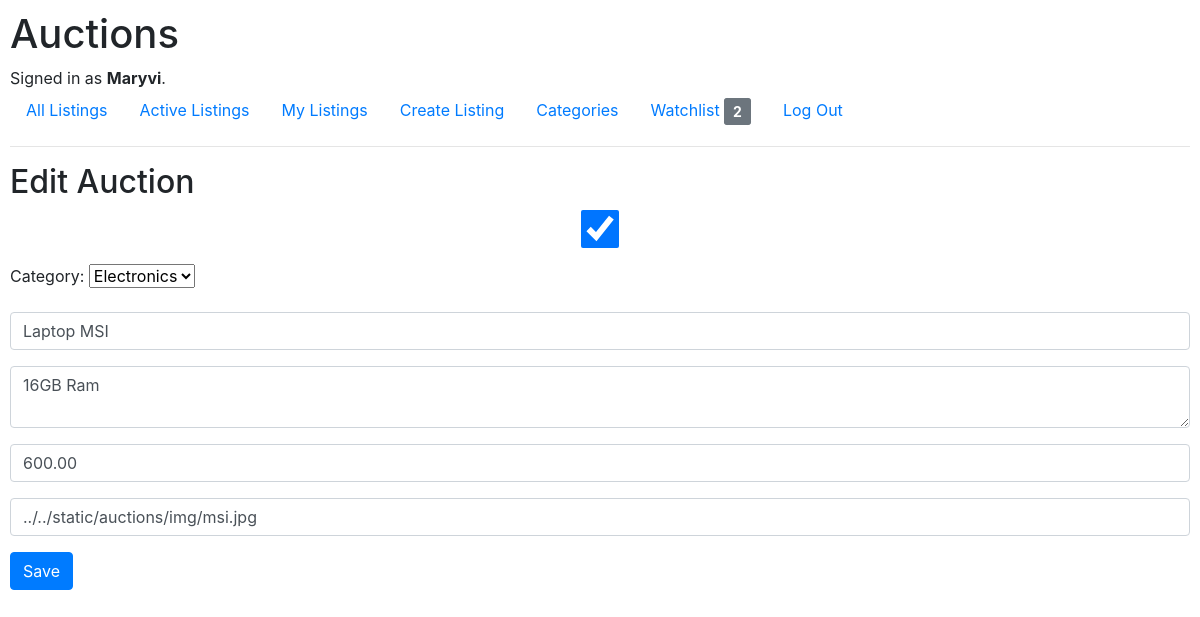
/edit_auction/2 (signed in), run on the app's committed database.
### auctions/models.py (models this page shows, shortened)
class User(AbstractUser):
    pass
    watchlist = models.TextField(blank = True)

class AuctionList(models.Model):
    active = models.BooleanField()
    title = models.CharField(max_length=30)
    price = models.DecimalField(max_digits=7, decimal_places=2)
    url_image = models.CharField(max_length=200, blank = True)
    description = models.TextField(blank = True)
    date_creation = models.DateTimeField(auto_now_add=True)
    date_update = models.DateTimeField(auto_now=True)
    user = models.ForeignKey(User, on_delete=models.CASCADE, related_name="listing")
    category = models.ForeignKey(Category, on_delete=models.SET_NULL, related_name="categories", null=True)

### auctions/views.py (the view)
# urls.py: path("edit_auction/<int:id>", views.edit_auction, name="edit_auction"),
def edit_auction(request,id):
    user = request.user
    article = AuctionList.objects.get(id=id)
    category = article.category
    if category is None:
        category = "No category Listed"
    else:
        category = article.category.name
    if request.method == "POST":
        article.title = request.POST["title"]
        category_id = request.POST["categories"]
        article.category = Category.objects.get(id=category_id)
        if "active" in request.POST:
            article.active = True
        else:
            article.active = False
        article.description = request.POST["description"]
        article.price = request.POST["starting_bid"]
        article.url_image = request.POST["image"]
        userid = request.POST["userid"]
        user_object = User.objects.get(id=userid)
        article.user = user_object
        article.save()
        return HttpResponseRedirect(reverse("index"))
    else:
        list = json.loads(user.watchlist)
        contador = len(list)
        return render(request, "auctions/edit_auction.html", {
            "contador": contador,
            "listing": article,
            "categories": Category.objects.all(),
        })

### auctions/templates/auctions/edit_auction.html (shortened to what this page needs)
{% extends "auctions/layout.html" %}
{% block body %}
    {% if user.is_authenticated %}
    <h2>Edit Auction</h2>
    <form action="{% url 'edit_auction' listing.id %}" method="post">
        <div class="form-group">
            {% if listing.active %}
            <input autofocus class="form-control" type="checkbox" name="active" checked>
            {% else %}
            <input autofocus class="form-control" type="checkbox" name="active">
            {% endif %}
        </div>
        <div class="form-group">
            <label for="cars">Category:</label>
            <select name="categories" id="categories">
            {% for category in categories %}
                {% if category.id == article.category.id %}
                <option selected value="{{ category.id }}">{{ category.name }}</option>
                {% else %}
                <option value="{{ category.id }}">{{ category.name }}</option>
                {% endif %}
            {% endfor %}
            </select>
        </div>
        <div class="form-group">
            <input autofocus class="form-control" type="text" name="title" placeholder="Title" value="{{ listing.title }}">
        </div>
        <div class="form-group">
            <textarea class="form-control" name="description" placeholder="Description" >{{ listing.description }}</textarea>
        </div>
        <div class="form-group">
            <input class="form-control" type="number" min="0" step="0.01" name="starting_bid" placeholder="Starting Bid" value={{ listing.price }}>
        </div>
        <div class="form-group">
            <input class="form-control" type="url" name="image" placeholder="URL Image" value={{ listing.url_image }}>
        </div>
        <input class="btn btn-primary" type="submit" value="Save">
    </form>
    {% endif %}
{% endblock %}

### auctions/templates/auctions/layout.html (shortened to what this page needs)
{% load static %}
<!DOCTYPE html>
<html lang="en">
<head>
    <link rel="stylesheet" href="https://stackpath.bootstrapcdn.com/bootstrap/4.4.1/css/bootstrap.min.css"
>
        <link href="{% static 'auctions/css/styles2.css' %}" rel="stylesheet">
</head>
<body>
    <h1>Auctions</h1>
    <div>
        {% if user.is_authenticated %}
        Signed in as <strong>{{ user.username }}</strong>.
        {% else %}
        Not signed in.
        {% endif %}
    </div>
    <ul class="nav">
        <li class="nav-item">
            <a class="nav-link" href="{% url 'all_listings' %}">All Listings</a>
        </li>
        <li class="nav-item">
            <a class="nav-link" href="{% url 'index' %}">Active Listings</a>
        </li>
        {% if user.is_authenticated %}
        <li class="nav-item">
            <a class="nav-link" href="{% url 'my_listings' %}">My Listings</a>
        </li>
        <li class="nav-item">
            <a class="nav-link" href="{% url 'new_auction' %}">Create Listing</a>
        </li>
        <li class="nav-item">
            <a class="nav-link" href="{% url 'categories' %}">Categories</a>
        </li>
        <li class="nav-item">
            <a class="nav-link" href="{% url 'watchlist' %}">Watchlist <div class="d-inline font-weight-bold btn btn-secondary btn-sm">{{ contador }}</div></a>
        </li>
        <li class="nav-item">
            <a class="nav-link" href="{% url 'logout' %}">Log Out</a>
        </li>
        {% endif %}
    </ul>
    <hr>
    {% block body %}
    {% endblock %}
</body>
</html>

### auctions/static/auctions/css/styles2.css (style rules this page uses)
body { padding: 10px; }

### data on the page
User: username "Maryvi"
AuctionList: title "Laptop MSI", description "16GB Ram", starting_bid "600.00", image "../../static/auctions/img/msi.jpg"

### other printed values
{{ contador }} "2"
form field categories "Electronics"
